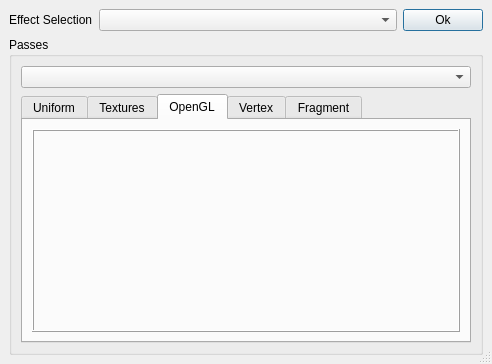
<ui version="4.0" >
 <class>RmShaderDialogClass</class>
 <widget class="QDialog" name="RmShaderDialogClass" >
  <property name="geometry" >
   <rect>
    <x>0</x>
    <y>0</y>
    <width>492</width>
    <height>364</height>
   </rect>
  </property>
  <property name="focusPolicy" >
   <enum>Qt::StrongFocus</enum>
  </property>
  <property name="windowTitle" >
   <string>RmShaderDialog</string>
  </property>
  <property name="windowIcon" >
   <iconset>../../../../../meshlab/src/meshlab/images/eye16.png</iconset>
  </property>
  <property name="sizeGripEnabled" >
   <bool>true</bool>
  </property>
  <layout class="QGridLayout" >
   <property name="margin" >
    <number>9</number>
   </property>
   <property name="spacing" >
    <number>6</number>
   </property>
   <item row="1" column="0" >
    <widget class="QGroupBox" name="groupBox" >
     <property name="title" >
      <string>Passes</string>
     </property>
     <layout class="QGridLayout" >
      <property name="margin" >
       <number>9</number>
      </property>
      <property name="spacing" >
       <number>6</number>
      </property>
      <item row="1" column="0" >
       <widget class="QTabWidget" name="tabWidget" >
        <property name="currentIndex" >
         <number>2</number>
        </property>
        <widget class="QWidget" name="tab1_Uniform" >
         <attribute name="title" >
          <string>Uniform</string>
         </attribute>
         <layout class="QGridLayout" >
          <property name="margin" >
           <number>9</number>
          </property>
          <property name="spacing" >
           <number>6</number>
          </property>
          <item row="0" column="0" >
           <widget class="QFrame" name="frameUniform" >
            <property name="frameShape" >
             <enum>QFrame::Box</enum>
            </property>
            <property name="frameShadow" >
             <enum>QFrame::Raised</enum>
            </property>
            <property name="lineWidth" >
             <number>1</number>
            </property>
            <property name="midLineWidth" >
             <number>0</number>
            </property>
            <layout class="QGridLayout" >
             <property name="margin" >
              <number>9</number>
             </property>
             <property name="spacing" >
              <number>6</number>
             </property>
             <item row="0" column="0" >
              <layout class="QGridLayout" >
               <property name="margin" >
                <number>0</number>
               </property>
               <property name="spacing" >
                <number>6</number>
               </property>
              </layout>
             </item>
            </layout>
           </widget>
          </item>
         </layout>
        </widget>
        <widget class="QWidget" name="tab2_Texture" >
         <attribute name="title" >
          <string>Textures</string>
         </attribute>
         <layout class="QGridLayout" >
          <property name="margin" >
           <number>9</number>
          </property>
          <property name="spacing" >
           <number>6</number>
          </property>
          <item row="0" column="0" >
           <widget class="QFrame" name="frameTextures" >
            <property name="frameShape" >
             <enum>QFrame::Box</enum>
            </property>
            <property name="frameShadow" >
             <enum>QFrame::Raised</enum>
            </property>
            <layout class="QGridLayout" >
             <property name="margin" >
              <number>9</number>
             </property>
             <property name="spacing" >
              <number>6</number>
             </property>
             <item row="0" column="0" >
              <layout class="QGridLayout" >
               <property name="margin" >
                <number>0</number>
               </property>
               <property name="spacing" >
                <number>6</number>
               </property>
              </layout>
             </item>
            </layout>
           </widget>
          </item>
         </layout>
        </widget>
        <widget class="QWidget" name="tab3_OpenGl" >
         <attribute name="title" >
          <string>OpenGL</string>
         </attribute>
         <layout class="QGridLayout" >
          <property name="margin" >
           <number>9</number>
          </property>
          <property name="spacing" >
           <number>6</number>
          </property>
          <item row="0" column="0" >
           <widget class="QFrame" name="frameOpenGL" >
            <property name="frameShape" >
             <enum>QFrame::Box</enum>
            </property>
            <property name="frameShadow" >
             <enum>QFrame::Raised</enum>
            </property>
            <property name="lineWidth" >
             <number>1</number>
            </property>
            <property name="midLineWidth" >
             <number>0</number>
            </property>
            <layout class="QGridLayout" >
             <property name="margin" >
              <number>9</number>
             </property>
             <property name="spacing" >
              <number>6</number>
             </property>
             <item row="0" column="0" >
              <layout class="QGridLayout" >
               <property name="margin" >
                <number>0</number>
               </property>
               <property name="spacing" >
                <number>6</number>
               </property>
              </layout>
             </item>
            </layout>
           </widget>
          </item>
         </layout>
        </widget>
        <widget class="QWidget" name="tab4_Vertex" >
         <attribute name="title" >
          <string>Vertex</string>
         </attribute>
         <layout class="QGridLayout" >
          <property name="margin" >
           <number>9</number>
          </property>
          <property name="spacing" >
           <number>6</number>
          </property>
          <item row="0" column="0" >
           <widget class="QTextEdit" name="textVertex" >
            <property name="lineWrapMode" >
             <enum>QTextEdit::NoWrap</enum>
            </property>
            <property name="readOnly" >
             <bool>true</bool>
            </property>
            <property name="acceptRichText" >
             <bool>false</bool>
            </property>
           </widget>
          </item>
         </layout>
        </widget>
        <widget class="QWidget" name="tab5_Fragment" >
         <attribute name="title" >
          <string>Fragment</string>
         </attribute>
         <layout class="QGridLayout" >
          <property name="margin" >
           <number>9</number>
          </property>
          <property name="spacing" >
           <number>6</number>
          </property>
          <item row="0" column="0" >
           <widget class="QTextEdit" name="textFragment" >
            <property name="lineWrapMode" >
             <enum>QTextEdit::NoWrap</enum>
            </property>
            <property name="readOnly" >
             <bool>true</bool>
            </property>
            <property name="acceptRichText" >
             <bool>false</bool>
            </property>
           </widget>
          </item>
         </layout>
        </widget>
       </widget>
      </item>
      <item row="0" column="0" >
       <widget class="QComboBox" name="cmbPassSelection" />
      </item>
     </layout>
    </widget>
   </item>
   <item row="0" column="0" >
    <layout class="QHBoxLayout" >
     <property name="margin" >
      <number>0</number>
     </property>
     <property name="spacing" >
      <number>6</number>
     </property>
     <item>
      <widget class="QLabel" name="lblEffectSelection" >
       <property name="sizePolicy" >
        <sizepolicy>
         <hsizetype>4</hsizetype>
         <vsizetype>5</vsizetype>
         <horstretch>0</horstretch>
         <verstretch>0</verstretch>
        </sizepolicy>
       </property>
       <property name="text" >
        <string>Effect Selection</string>
       </property>
      </widget>
     </item>
     <item>
      <widget class="QComboBox" name="cmbEffectSelection" />
     </item>
     <item>
      <widget class="QPushButton" name="btnOk" >
       <property name="sizePolicy" >
        <sizepolicy>
         <hsizetype>0</hsizetype>
         <vsizetype>0</vsizetype>
         <horstretch>0</horstretch>
         <verstretch>0</verstretch>
        </sizepolicy>
       </property>
       <property name="text" >
        <string>Ok</string>
       </property>
      </widget>
     </item>
    </layout>
   </item>
  </layout>
 </widget>
 <resources/>
 <connections/>
</ui>
